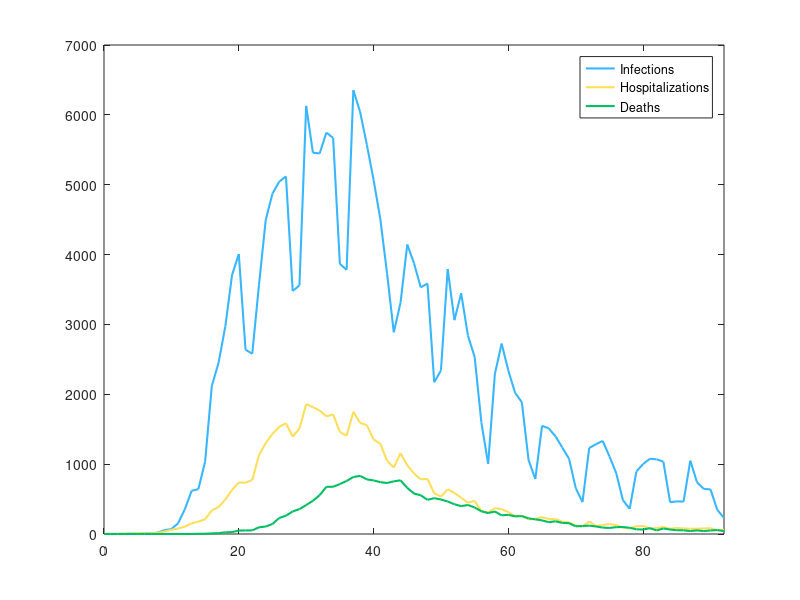

Here is the MATLAB script that generated this plot: (Note: this script raises an error after producing the figure.)
% 6/23/26; 10pm; darsh

% this code accompanies the SIR w/ Hospitalization + Death coupled group behavior
% model; the study focuses on the COVID outbreak across New York City from
% February 29th 2020 (day_0) to May 31st 2020 (day_92).

clear; close;
colors = 1/255 * [56 182 255; 255 222 89; 0 191 99; 0 98 155; 189 151 0; 0 105 54; 255 49 49; 115 115 115];

%% data

% timespan := days since Feb 29 2020
% conf_cases := daily new COVID cases confirmed by lab test
% hosp_cases := daily new hospitalizations
% deaths := daily deaths

timespan = 0:1:92;
conf_cases = [1	0	0	1	5	3	8	7	21	57	69	155	355	619	642	1034	2121	2451	2971	3706	4007	2639	2580	3570	4497	4873	5044	5119	3478	3560	6129	5458	5448	5746	5670	3866	3782	6353	6044	5574	5070	4510	3732	2887	3311	4144	3876	3530	3586	2172	2342	3792	3061	3446	2841	2535	1595	1003	2290	2726	2339	2021	1886	1058	787	1549	1512	1397	1238	1079	657	457	1231	1285	1333	1111	873	485	360	894	1002	1077	1069	1036	455	467	464	1050	740	646	638	346	230	686	570	515	517	402	247	197	447	419	363	363	409	196	180	380	419	356	378	361	203	172	402	381	381	298	317	206	201	437	442	396	416	233	120	155	431	461	437	391	307	259	223	483	403	440	411	413	216	175	404	341	328	309	299	153	140	313	313	287	274	262	189	135	348	187	298	288	255	160	133	312	263	320	276	277	151	140	333	283	257	227	252	136	150	297	283	313	274	280	128	186	315	294	271	273	229	156	207	217	393	353	323	313	202	263	461	414	456	441	292	218	220	558	497	612	542	463	280	382	437	723	606	705	605	299	335	766	571	541	526	524	314	281	515	588	583	603	505	366	412	626	601	654	759	601	386	362	695	742	782	621	655	403	501	953	903	1113	1139	1037	845	788	1545	1598	1539	1502	1494	1025	896	1832	1730	1753	1857	1774	1290	1148	2317	2074	2370	817	2299	1839	1891	2895	3308	3130	2945	2817	1887	1753	3304	3060	3105	3149	2977	2206	2177	3582	3681	2788	1927	3427	2557	2346	4339	4104	3843	3016	1046	3454	2888	5392	5206	4983	3390	1340	4200];
hosp_cases = [1	1	2	7	2	14	8	8	18	37	60	78	106	152	177	210	338	385	494	631	738	734	773	1131	1301	1434	1535	1585	1394	1509	1858	1816	1768	1684	1712	1460	1406	1750	1590	1559	1353	1293	1048	951	1156	984	866	782	790	584	536	641	587	519	448	474	327	307	370	356	313	254	263	208	216	241	213	213	176	166	123	105	180	113	130	142	128	91	80	111	114	80	83	102	74	86	79	76	75	79	84	54	60	81	64	73	75	53	42	54	60	65	65	49	52	35	47	52	61	49	56	45	25	44	48	44	52	43	33	43	32	47	45	39	45	30	30	29	54	47	34	46	45	34	26	49	43	44	34	50	26	38	38	24	40	33	40	35	25	38	38	30	37	34	27	33	40	32	38	34	23	21	26	41	25	31	39	38	23	21	33	39	35	37	31	27	23	36	40	28	31	22	22	20	42	21	29	18	31	22	31	19	26	31	25	32	11	17	32	29	46	34	37	21	24	29	34	38	42	46	26	37	38	50	51	41	49	25	44	55	48	46	47	55	38	49	52	50	58	74	48	35	40	69	74	52	53	60	47	44	56	46	45	59	60	48	55	64	75	69	85	64	60	65	80	89	99	80	92	101	92	127	102	120	132	135	119	116	150	131	141	156	158	127	163	188	200	176	218	182	178	173	222	220	278	246	244	209	227	266	238	214	231	274	239	246	331	287	303	276	267	264	241	356	324	316	287	297	325];
deaths = [0	0	0	0	0	0	0	0	0	0	0	1	0	0	3	4	9	12	24	27	49	51	52	96	107	143	229	262	323	356	414	476	556	676	676	715	759	816	832	782	767	742	730	754	768	661	578	555	489	513	494	465	426	399	415	380	325	300	322	267	274	253	256	224	210	195	169	182	159	155	110	114	120	108	92	86	98	100	89	67	64	84	51	79	64	54	53	42	52	41	51	56	42	39	45	45	38	31	36	29	44	33	39	26	26	17	22	20	19	21	16	16	17	22	18	19	18	16	18	17	12	19	11	10	18	12	6	9	11	7	16	5	5	9	7	15	10	14	6	10	11	10	10	6	8	8	5	11	8	3	13	5	5	4	7	2	3	5	6	6	2	4	3	5	5	3	4	4	5	5	5	2	1	6	5	7	3	8	3	7	1	6	4	6	1	3	5	3	6	3	6	0	2	2	4	6	4	3	5	5	6	3	3	5	5	3	4	5	3	5	5	4	5	6	8	7	3	6	7	0	4	4	6	2	4	7	8	5	8	9	7	5	4	8	5	6	3	5	2	10	6	9	5	4	10	4	12	9	16	9	10	11	13	9	6	7	9	16	6	11	14	8	10	12	10	9	11	12	14	18	12	10	16	14	15	20	24	26	20	28	26	22	21	23	29	28	31	34	32	30	34	42	39	41	33	34	46	55	42	43	40	39	48	45	53	45	42	41	62];

data_mat = [timespan; conf_cases(1:93); hosp_cases(1:93); deaths(1:93)]; % matrix with each dataset from above as a row; cols represents days since 2/29/20.

%% data visual

plot(timespan, data_mat(2,:),'LineWidth',1.5,'Color',colors(1,:))
hold on
plot(timespan,data_mat(3,:),'LineWidth',1.5,'Color',colors(2,:))
plot(timespan,data_mat(4,:),'LineWidth',1.5,'Color',colors(3,:))
legend('Infections','Hospitalizations','Deaths')
xlim([0 92])

%% define params + states

% state order:
% y := [(1) S_1, (2) I_1, (3) R_1, (4) S_2, (5) I_2, (6) R_2, (7) H, (8) D];
y0 = [0.5*100000 0.5*conf_cases(1) 0 0.5*100000 0.5*conf_cases(1) 0 hosp_cases(1) deaths(1)]; % for now assume total pop is 100000 with 50% of init pop in group 1 and 50% in group 2

% parameter order:
% z := [(1) beta, (2) alpha, (3) phi_12^max, (4) phi_21^max, (5) gamma_I, (6) eta,
%       (7) delta_I, (8) p, (9) gamma_H, (10) delta_H, (11) a_1, (12) a_2]
z = [3 0.5 0.9 0.1 1/12 0.05 0.01 0.75 1/18 0.15 0.5 0.5]; % fake vals for now hope it works; update: the system is stiff with these :/

% solve ode using MATLAB solver
[t,y] = ode23s(@(t,y) odesystem(t,y,z),timespan,y0);

%% plot ode_sols

figure(1)
plot(t,y(:,1),'LineWidth',2.0,'Color',colors(1,:))
hold on
plot(t,y(:,2),'LineWidth',2.0,'Color',colors(2,:))
plot(t,y(:,3),'LineWidth',2.0,'Color',colors(3,:))
legend('S_1','I_1','R_1','Location','east')
xlabel('Time (days)')
ylabel('# of Individuals')
xlim([0 92])
hold off

figure(2)
plot(t,y(:,4),'LineWidth',2.0,'Color',colors(4,:))
hold on
plot(t,y(:,5),'LineWidth',2.0,'Color',colors(5,:))
plot(t,y(:,6),'LineWidth',2.0,'Color',colors(6,:))
legend('S_2','I_2','R_2','Location','east')
xlabel('Time (days)')
ylabel('# of Individuals')
xlim([0 92])
hold off

figure(3)
plot(t,y(:,7),'LineWidth',2.0,'Color',colors(7,:))
hold on
plot(t,y(:,8),'LineWidth',2.0,'Color',colors(8,:))
legend('H','D','Location','east')
xlabel('Time (days)')
ylabel('# of Individuals')
xlim([0 92])
hold off
